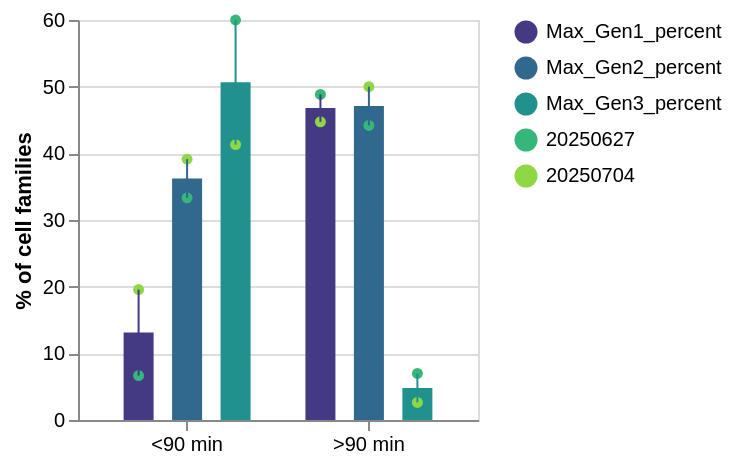

Source (notebook cell):
### Code cell
# TODO find n of cells in selection

chart_monastrol = plot_percentage_comparison(
    data = percentages_df
)

chart_monastrol

### Figure 1 — Vega-Lite specification as saved in the notebook (floating-point values rounded to 4 significant figures)
{"config": {"view": {"continuousWidth": 300, "continuousHeight": 300}}, "layer": [{"mark": {"type": "bar", "width": 15}, "encoding": {"color": {"field": "Metric", "scale": {"scheme": "viridis"}, "title": "", "type": "nominal"}, "x": {"axis": {"labelAngle": 0}, "field": "Population", "title": "", "type": "nominal"}, "xOffset": {"field": "Metric", "type": "nominal"}, "y": {"aggregate": "mean", "field": "Percentage", "title": "% of cell families", "type": "quantitative"}}}, {"mark": {"type": "circle", "width": 15}, "encoding": {"color": {"field": "Dataset", "scale": {"scheme": "viridis"}, "title": "", "type": "ordinal"}, "x": {"axis": {"labelAngle": 0}, "field": "Population", "title": "", "type": "nominal"}, "xOffset": {"field": "Metric", "type": "nominal"}, "y": {"aggregate": "mean", "field": "Percentage", "title": "% of cell families", "type": "quantitative"}}}, {"mark": {"type": "errorbar", "extent": "stderr"}, "encoding": {"color": {"field": "Metric", "type": "nominal"}, "x": {"field": "Population", "type": "nominal"}, "xOffset": {"field": "Metric", "type": "nominal"}, "y": {"aggregate": "mean", "field": "Percentage", "title": "% of cell families", "type": "quantitative"}}}], "data": {"name": "data-81694cf170caeafb32dd46a9b0fb0061"}, "height": 200, "width": 200, "$schema": "https://vega.github.io/schema/vega-lite/v5.20.1.json", "datasets": {"data-81694cf170caeafb32dd46a9b0fb0061": [{"Dataset": 20250627, "Population": ">90 min", "Total_Tracks": 43, "Metric": "Max_Gen1_percent", "Percentage": 48.84}, {"Dataset": 20250704, "Population": ">90 min", "Total_Tracks": 38, "Metric": "Max_Gen1_percent", "Percentage": 44.74}, {"Dataset": 20250627, "Population": "<90 min", "Total_Tracks": 15, "Metric": "Max_Gen1_percent", "Percentage": 6.667}, {"Dataset": 20250704, "Population": "<90 min", "Total_Tracks": 46, "Metric": "Max_Gen1_percent", "Percentage": 19.57}, {"Dataset": 20250627, "Population": ">90 min", "Total_Tracks": 43, "Metric": "Max_Gen2_percent", "Percentage": 44.19}, {"Dataset": 20250704, "Population": ">90 min", "Total_Tracks": 38, "Metric": "Max_Gen2_percent", "Percentage": 50.0}, {"Dataset": 20250627, "Population": "<90 min", "Total_Tracks": 15, "Metric": "Max_Gen2_percent", "Percentage": 33.33}, {"Dataset": 20250704, "Population": "<90 min", "Total_Tracks": 46, "Metric": "Max_Gen2_percent", "Percentage": 39.13}, {"Dataset": 20250627, "Population": ">90 min", "Total_Tracks": 43, "Metric": "Max_Gen3_percent", "Percentage": 6.977}, {"Dataset": 20250704, "Population": ">90 min", "Total_Tracks": 38, "Metric": "Max_Gen3_percent", "Percentage": 2.632}, {"Dataset": 20250627, "Population": "<90 min", "Total_Tracks": 15, "Metric": "Max_Gen3_percent", "Percentage": 60.0}, {"Dataset": 20250704, "Population": "<90 min", "Total_Tracks": 46, "Metric": "Max_Gen3_percent", "Percentage": 41.3}]}}
